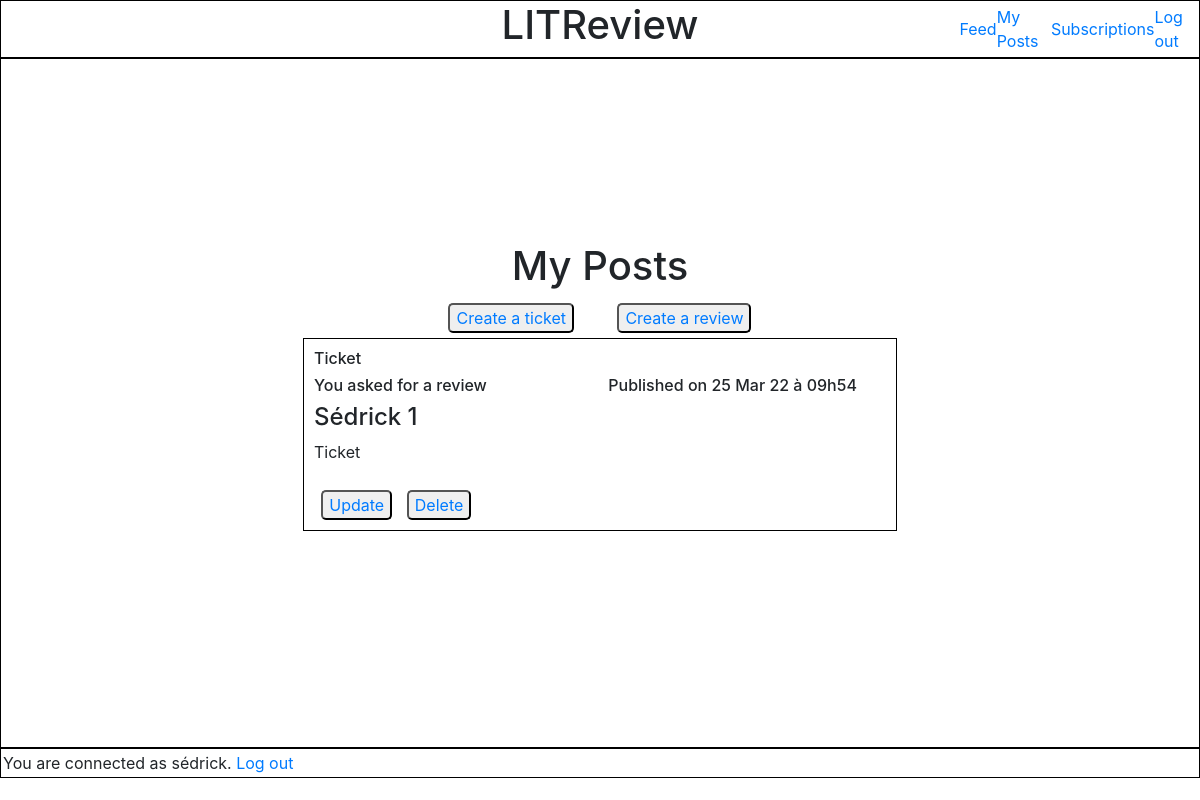
/my_posts_page/ (signed in), run on an earlier commit of the app's database.
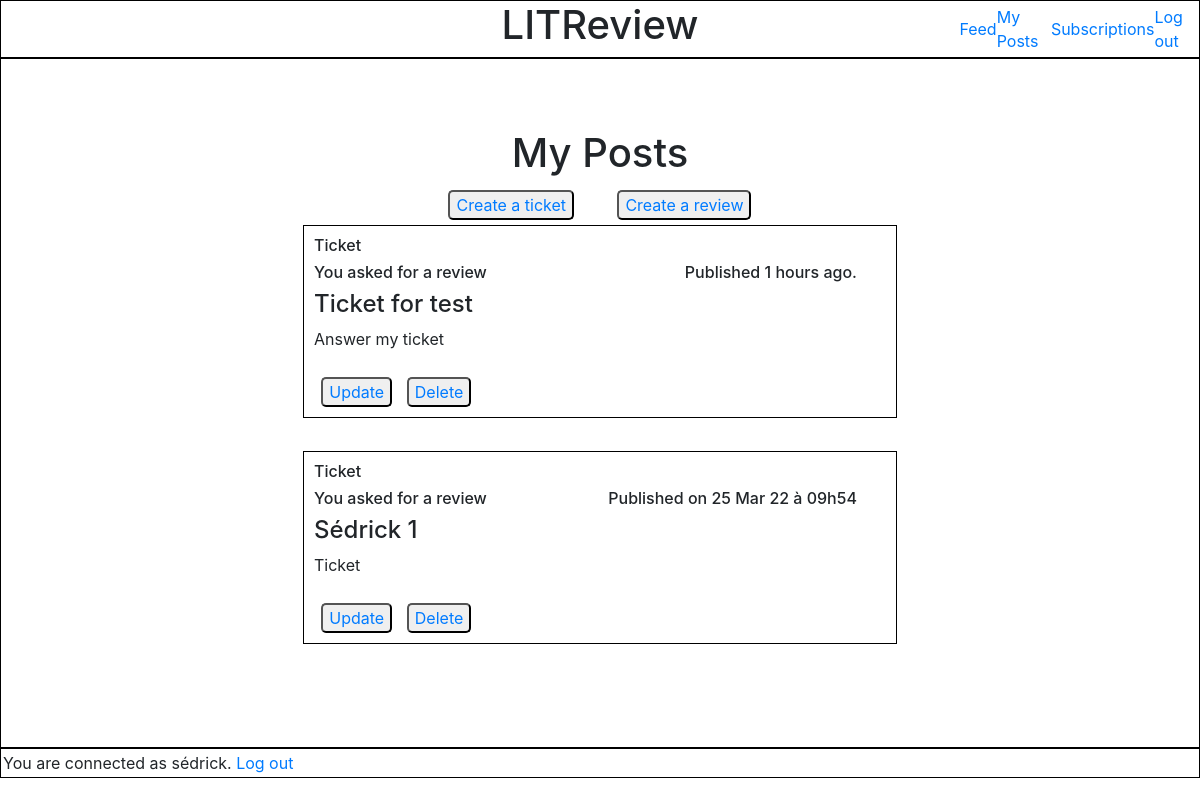
And on a later commit of the database.
### feedapp/models.py (models this page shows, shortened)
class Ticket(models.Model):
    title = models.CharField(max_length=128)
    description = models.CharField(max_length=2048, blank=True)
    user = models.ForeignKey(settings.AUTH_USER_MODEL, on_delete=models.CASCADE)
    image = models.ImageField(null=True, blank=True)
    time_created = models.DateTimeField(auto_now_add=True)
    IMAGE_MAX_SIZE = (100, 100)

### authentication/models.py (models this page shows)
class User(AbstractUser):
    username = models.CharField(max_length=20, unique=True)
    USERNAME_FIELD = 'username'

### feedapp/views.py (the view)
# urls.py: path('my_posts_page/', my_posts_page, name='my_posts_page'),
@login_required
def my_posts_page(request):
    tickets = models.Ticket.objects.filter(user=request.user)
    reviews = models.Review.objects.filter(user=request.user)
    tickets = tickets.annotate(content_type=Value('TICKET', CharField()))
    reviews = reviews.annotate(content_type=Value('REVIEW', CharField()))
    posts = sorted(chain(tickets, reviews), key=lambda post: post.time_created, reverse=True)
    return render(request, 'feedapp/my_posts_page.html', context={'posts': posts})

### feedapp/templatetags/feedapp_extras.py (called while the page is built)
@register.filter
def get_posted_at_display(posted_at):
    seconds_ago = (timezone.now() - posted_at).total_seconds()
    if seconds_ago <= HOUR:
        return f'Published {int(seconds_ago // MINUTE)} minutes ago.'
    elif seconds_ago <= DAY:
        return f'Published {int(seconds_ago // HOUR)} hours ago.'
    return f'Published on {posted_at.strftime("%d %b %y à %Hh%M")}'

@register.simple_tag(takes_context=True)
def get_poster_display(context, user):
    if user == context['user']:
        return 'You'
    return user.username

### feedapp/templates/feedapp/my_posts_page.html (shortened to what this page needs)
{% extends 'base.html' %}
{% load static %}
{% load feedapp_extras %}
    {% block content %}
        <div class="main_content">
            <h1>My Posts</h1>
            <div class="main_content_buttons">
                <button type="button" class="button_review_ticket"><a href="{% url 'create_ticket' %}">Create a ticket</a></button>
                <button type="button" class="button_review_ticket"><a href="{% url 'create_review' %}">Create a review</a></button>
            </div>
            {% for post in posts %}
                <div class="post">
                    {% if post.content_type == 'TICKET' %}
                        {% include 'feedapp/partials/ticket_snippet.html' with ticket=post %}
                            <div class="main_content_buttons">
                                <button type="submit" class="button_delete_update"><a href="{% url 'ticket_update' post.id %}">Update</a></button>
                                <button type="submit" class="button_delete_update"><a href="{% url 'delete_ticket_page' post.id %}">Delete</a> </button>
                            </div>
                    {% endif %}
                </div>
            {% endfor %}
        </div>
    {% endblock content %}

### feedapp/templates/feedapp/partials/ticket_snippet.html (shortened to what this page needs)
{% load static %}
{% load feedapp_extras %}
<div class="ticket">
    <h6>Ticket</h6>
    <div class="ticket_info">
        <h6>{% get_poster_display ticket.user %} asked for a review</h6>
        <h6>{{ ticket.time_created|get_posted_at_display }}</h6>
    </div>
    <h4>{{ ticket.title }}</h4>
    <p>{{ ticket.description }}</p>
</div>

What changed in the data, as far as the page shows it:
added Ticket: user "You", time_created|get_posted_at_display "Published 1 hours ago.", title "Ticket for test", description "Answer my ticket"
